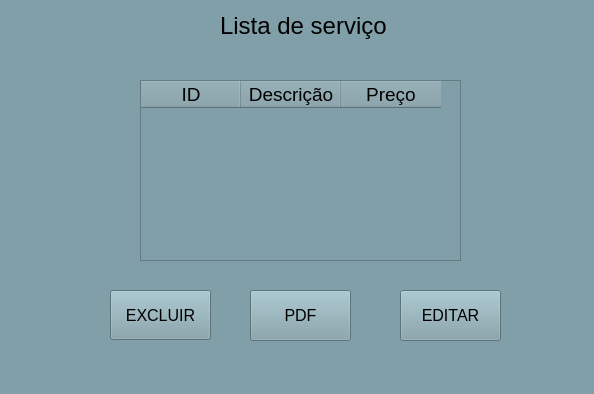
<?xml version="1.0" encoding="UTF-8"?>
<ui version="4.0">
 <class>MainWindow</class>
 <widget class="QMainWindow" name="MainWindow">
  <property name="geometry">
   <rect>
    <x>0</x>
    <y>0</y>
    <width>594</width>
    <height>394</height>
   </rect>
  </property>
  <property name="windowTitle">
   <string>MainWindow</string>
  </property>
  <property name="styleSheet">
   <string notr="true">background-color: rgb(128, 159, 168);</string>
  </property>
  <widget class="QWidget" name="centralwidget">
   <widget class="QTableWidget" name="tableWidget">
    <property name="geometry">
     <rect>
      <x>140</x>
      <y>80</y>
      <width>321</width>
      <height>181</height>
     </rect>
    </property>
    <column>
     <property name="text">
      <string>ID</string>
     </property>
     <property name="font">
      <font>
       <pointsize>14</pointsize>
      </font>
     </property>
    </column>
    <column>
     <property name="text">
      <string>Descrição</string>
     </property>
     <property name="font">
      <font>
       <pointsize>14</pointsize>
      </font>
     </property>
    </column>
    <column>
     <property name="text">
      <string>Preço</string>
     </property>
     <property name="font">
      <font>
       <pointsize>14</pointsize>
      </font>
     </property>
    </column>
   </widget>
   <widget class="QLabel" name="label">
    <property name="geometry">
     <rect>
      <x>220</x>
      <y>0</y>
      <width>181</width>
      <height>51</height>
     </rect>
    </property>
    <property name="font">
     <font>
      <pointsize>18</pointsize>
     </font>
    </property>
    <property name="text">
     <string>Lista de serviço</string>
    </property>
   </widget>
   <widget class="QPushButton" name="pushButton">
    <property name="geometry">
     <rect>
      <x>250</x>
      <y>290</y>
      <width>101</width>
      <height>51</height>
     </rect>
    </property>
    <property name="font">
     <font>
      <pointsize>12</pointsize>
     </font>
    </property>
    <property name="text">
     <string>PDF</string>
    </property>
   </widget>
   <widget class="QPushButton" name="pushButton_2">
    <property name="geometry">
     <rect>
      <x>110</x>
      <y>290</y>
      <width>101</width>
      <height>50</height>
     </rect>
    </property>
    <property name="font">
     <font>
      <pointsize>12</pointsize>
     </font>
    </property>
    <property name="text">
     <string>EXCLUIR</string>
    </property>
   </widget>
   <widget class="QPushButton" name="pushButton_3">
    <property name="geometry">
     <rect>
      <x>400</x>
      <y>290</y>
      <width>101</width>
      <height>51</height>
     </rect>
    </property>
    <property name="font">
     <font>
      <pointsize>12</pointsize>
     </font>
    </property>
    <property name="text">
     <string>EDITAR</string>
    </property>
   </widget>
  </widget>
  <widget class="QMenuBar" name="menubar">
   <property name="geometry">
    <rect>
     <x>0</x>
     <y>0</y>
     <width>594</width>
     <height>21</height>
    </rect>
   </property>
  </widget>
  <widget class="QStatusBar" name="statusbar"/>
 </widget>
 <resources/>
 <connections/>
</ui>
